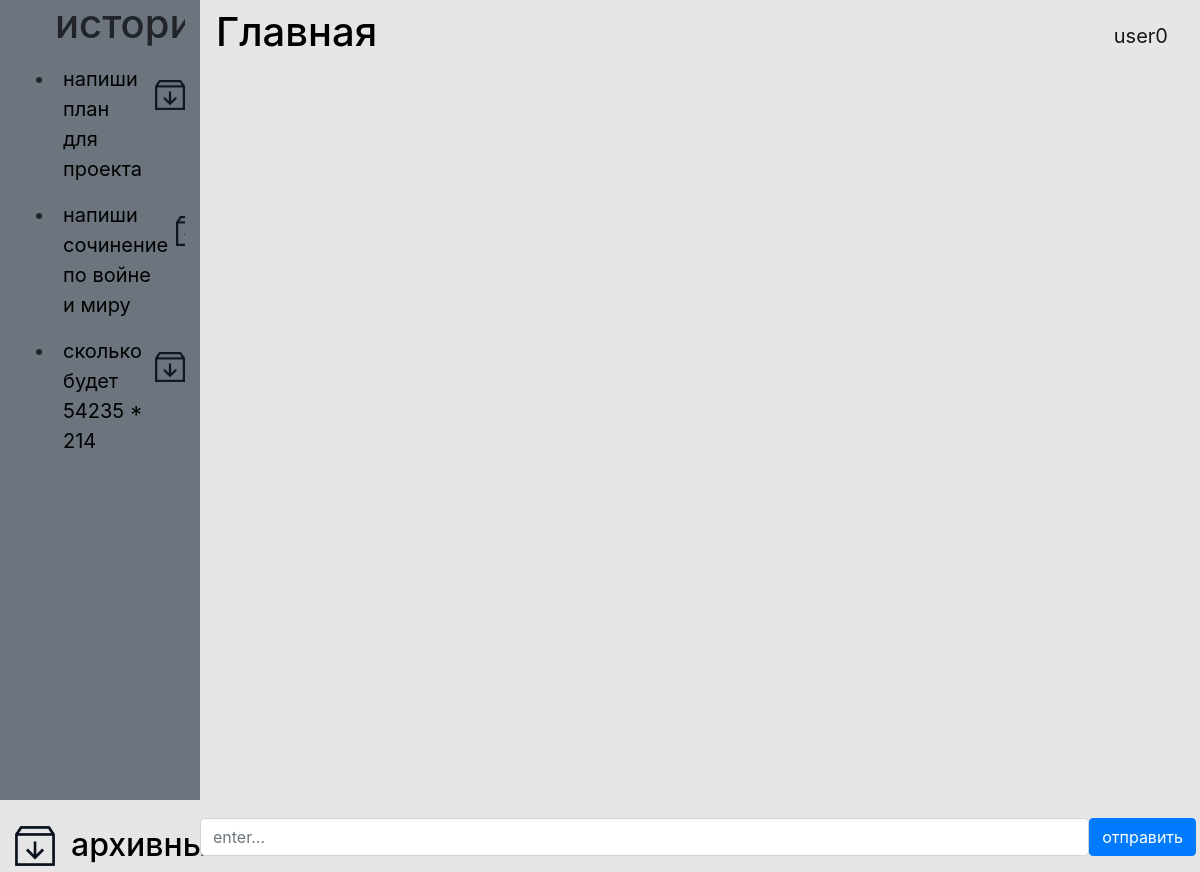
The page /chats/9 (signed in) on the database as committed earlier.
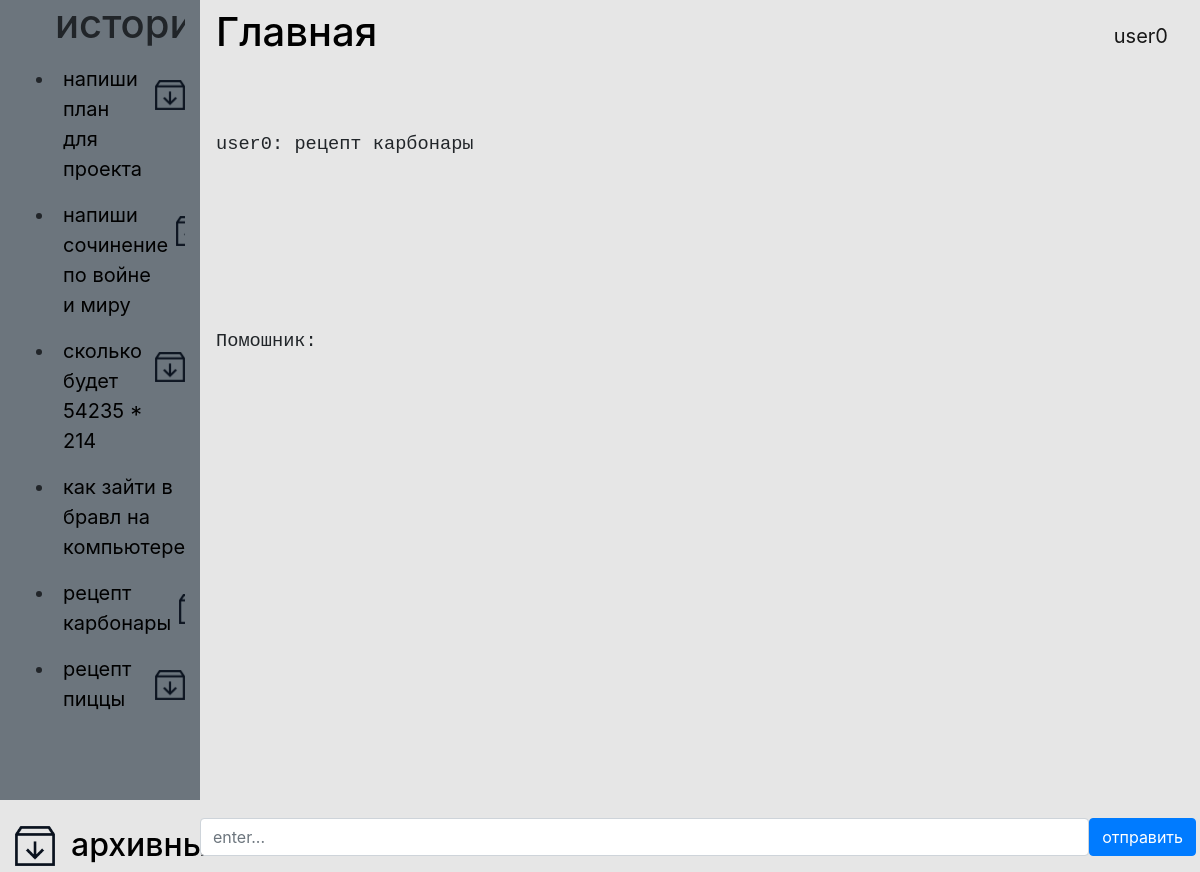
The same page on the database as committed later.
### data/chats.py (models this page shows)
class Chats(SqlAlchemyBase, SerializerMixin):
    __tablename__ = 'chats'
    id = sqlalchemy.Column(sqlalchemy.Integer, primary_key=True, autoincrement=True)
    name = sqlalchemy.Column(sqlalchemy.String)
    messages = orm.relationship("Messages", back_populates='chat')
    is_archived = sqlalchemy.Column(sqlalchemy.Boolean, default=False)
    user_id = sqlalchemy.Column(sqlalchemy.Integer, sqlalchemy.ForeignKey("users.id"))
    user = orm.relationship('User')

### data/users.py (models this page shows, shortened)
class User(SqlAlchemyBase, UserMixin, SerializerMixin):
    __tablename__ = 'users'
    id = sqlalchemy.Column(sqlalchemy.Integer, primary_key=True, autoincrement=True)
    surname = sqlalchemy.Column(sqlalchemy.String, nullable=True)
    name = sqlalchemy.Column(sqlalchemy.String, nullable=True)
    age = sqlalchemy.Column(sqlalchemy.Integer, nullable=True)
    position = sqlalchemy.Column(sqlalchemy.String, nullable=True)
    speciality = sqlalchemy.Column(sqlalchemy.String, nullable=True)
    address = sqlalchemy.Column(sqlalchemy.String, nullable=True)
    email = sqlalchemy.Column(sqlalchemy.String, index=True, unique=True, nullable=True)
    hashed_password = sqlalchemy.Column(sqlalchemy.String, nullable=True)
    modified_date = sqlalchemy.Column(sqlalchemy.DateTime, default=datetime.datetime.now)
    chats = orm.relationship("Chats", back_populates='user')

### data/messages.py (models this page shows)
class Messages(SqlAlchemyBase, SerializerMixin):
    __tablename__ = 'messages'
    id = sqlalchemy.Column(sqlalchemy.Integer, primary_key=True, autoincrement=True)
    role = sqlalchemy.Column(sqlalchemy.String)
    text = sqlalchemy.Column(sqlalchemy.String, nullable=True)
    chats_id = sqlalchemy.Column(sqlalchemy.Integer, sqlalchemy.ForeignKey("chats.id"))
    chat = orm.relationship('Chats')

### main.py (the view, shortened to what this page needs)
@app.route('/chats/<int:id>', methods=['GET', 'POST'])
@login_required
def chat(id):
    form = QuestForm()
    history = []
    db_sess = db_session.create_session()
    messages = db_sess.query(Messages).filter(Messages.chats_id == id)
    for i in messages:
        history.append({'role': i.role, 'content': i.text})
    if current_user.is_authenticated:
        chats = db_sess.query(Chats).filter((Chats.user == current_user) & (Chats.is_archived != True))
    else:
        chats = db_sess.query(Chats).filter(Chats.is_archived != True)
    return render_template('chats.html',
                           form=form,
                           chat=messages,
                           chats=chats
                           )

### forms/jobs.py
class QuestForm(FlaskForm):
    ask = StringField('введите запрос', validators=[DataRequired()])
    submit = SubmitField('отправить')

### data/db_session.py (called while the page is built)
def create_session() -> Session:
    global __factory
    return __factory()

### main.py (called while the page is built)
@login_manager.user_loader
def load_user(user_id):
    db_sess = db_session.create_session()
    return db_sess.query(User).get(user_id)

### templates/chats.html (shortened to what this page needs)
{% extends "base.html" %}
{% block content %}
<div style="height: 800px overflow-y: auto">
    {% for item in chat%}
        <pre>
        {% if item.role == 'user' %}
            <p class="p-3">{{current_user.name}}: {{item.text}}</p>
        {% else %}
            <p class="p-3">Помошник: {{item.text}}</p>
        {% endif %}
        </pre>
    {% endfor %}
</div>
<form action="" method="post" class="ask">
    <div class="d-flex">
        {{ form.ask(class="form-control", placeholder="enter...") }}<br>
        <p>{{ form.submit(type="submit", class="btn btn-primary") }}</p>
    </div>
</form>
{% endblock %}

### templates/base.html (shortened to what this page needs)
<!DOCTYPE html>
<html lang="en">
<head>
    <link rel="stylesheet"
          href="https://stackpath.bootstrapcdn.com/bootstrap/4.4.1/css/bootstrap.min.css"
>
    <link rel="stylesheet" href="../static/css/style.css">
</head>
<body class="d-flex" style="background-color: #e6e6e6 ">
    <div style="min-height: 100vh" class="col-2 bg-secondary">
    <div style="overflow-y: auto">
        <ul>
            <h1>история</h1>
            {% for item in chats%}
                {% if current_user.is_authenticated and current_user == item.user %}
                    <div class="d-flex">
                        <li><a href="/chats/{{ item.id }}">{{item.name}}</a></li>
                        <div class="pt-4">
                            <a href="/archive/{{ item.id }}"><img src="../static/img/archive.png"  width="30" height="30"></a>
                        </div>
                    </div>
                {% endif %}
            {% endfor %}
        </ul>
    </div>
        <a href="/archive">
        <div class="ask d-flex">
            <img src="../static/img/archive.png"  width="40" height="40">
            <h2 class="ml-3">архивные чаты</h2>
        </div>
        </a>
    </div>
    <div class="col-10" style=" padding: 0">
        <header>
            <nav class="navbar navbar-light" >
                <a class="h1" href="/">Главная</a>
                {% if current_user.is_authenticated %}
                    <a class="navbar-brand" href="/logout">{{ current_user.name }}</a>
                {% else %}
                    <p>
                        <a class="btn btn-primary " href="/register">Зарегистрироваться</a>
                        <a class="btn btn-success" href="/login">Войти</a>
                    </p>
                {% endif %}
            </nav>
        </header>
        <main role="main" style="height: 100%">
            {% block content %}{% endblock %}
        </main>
    </div>
</body>
</html>

### static/css/style.css (style rules this page uses)
p { font-size: 14pt; }
li { font-size: 20px; padding: 8px; }
a { color: black; text-decoration: none; }
.ask { position: fixed; bottom: 0; width: 83%; }
body { height: 100vh; margin: 0; padding: 0; }

Rows that differ between the two databases and show on the page:
added Chats: name "как зайти в бравл на компьютере"
added Chats: name "рецепт карбонары"
added Chats: name "рецепт пиццы"
added Messages: {{ current_user.name }} "user0", text "рецепт карбонары"
